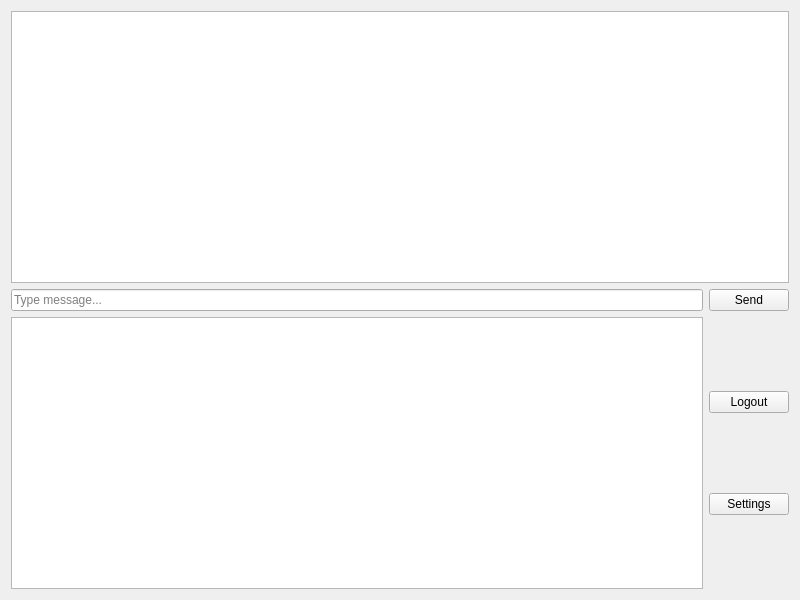
<?xml version="1.0" encoding="UTF-8"?>
<ui version="4.0">
 <class>ChatWindow</class>
 <widget class="QWidget" name="ChatWindow">
  <property name="geometry">
   <rect>
    <x>0</x>
    <y>0</y>
    <width>800</width>
    <height>600</height>
   </rect>
  </property>
  <property name="windowTitle">
   <string>Chat Room</string>
  </property>
  <layout class="QVBoxLayout" name="verticalLayout">
   <item>
    <widget class="QTextEdit" name="txtChat">
     <property name="readOnly">
      <bool>true</bool>
     </property>
    </widget>
   </item>
   <item>
    <layout class="QHBoxLayout" name="inputLayout">
     <item>
      <widget class="QLineEdit" name="txtMessageInput">
       <property name="placeholderText">
        <string>Type message...</string>
       </property>
      </widget>
     </item>
     <item>
      <widget class="QPushButton" name="btnSend">
       <property name="text">
        <string>Send</string>
       </property>
      </widget>
     </item>
    </layout>
   </item>
   <item>
    <layout class="QHBoxLayout" name="buttonLayout">
     <item>
      <widget class="QListWidget" name="listUsers">
       <property name="maximumWidth">
        <number>200</number>
       </property>
      </widget>
     </item>
     <item>
      <layout class="QVBoxLayout" name="controlButtons">
       <item>
        <widget class="QPushButton" name="btnLogout">
         <property name="text">
          <string>Logout</string>
         </property>
        </widget>
       </item>
       <item>
        <widget class="QPushButton" name="btnSettings">
         <property name="text">
          <string>Settings</string>
         </property>
        </widget>
       </item>
      </layout>
     </item>
    </layout>
   </item>
  </layout>
 </widget>
 <resources/>
 <connections/>
</ui>
